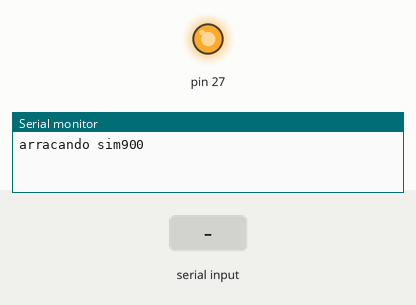
A sketch run on a simulated Arduino Mega 2560, built with avr-gcc and run on an emulated ATmega2560. On the bench: output pins drawn as LEDs (lit = HIGH), the last lines printed to the serial monitor. Inputs (shaded band) come from the test bench. The modem accepts every AT command (registered, SIM ready, sends succeed) and sends nothing else.

Above: at 0.1 s.
At 12.2 s:
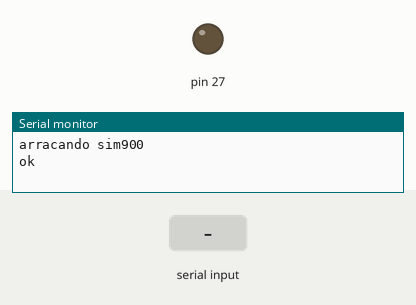
12.3 s: "1\n" received over Serial
13.8 s: "1\n" received over the second serial link
Timing chart, 0 to 16.8 s (numbered marks = the images above; inputs shaded):
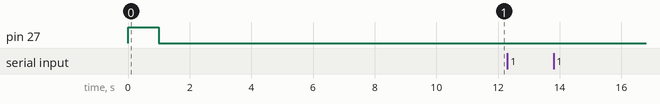

The sketch:

PostHttpClient.ino
```cpp
/**
   PostHTTPClient.ino

    Created on: 21.11.2016

*/

#include <Arduino.h>

#define SERVER_IP "http://devpablo.com/Home/Estados.php"


void setup() {

  Serial.begin(115200);
Serial2.begin(9600);

pinMode(27, OUTPUT);

  Serial.println();
  Serial.println();
  Serial.println();

Serial.println("arracando sim900");
    digitalWrite(27, HIGH);
    delay(1000); //Retardo para que encuentra a una RED
    digitalWrite(27, LOW);
delay(10000);
  Serial2.print("AT");
  Serial.println("ok");
}

String header = "";
bool lineComplete = false;
String serialStr = "";

void loop() {


  if (Serial.available())  //Si hay caracteres en puerto serial por hardware
  {
    char c = Serial.read();  //leer carecteres en puerto serial por hardware

    if (c = '\n') {
      Serial2.println(serialStr);  //Mostras los caracteres obtenidos
      serialStr = "";
    } else {
      serialStr += c;
    }
  }


  while (Serial2.available() )//& lineComplete == false)  //si hay caracteres disponibles en el puerto serial por software
  {
    char caracter = Serial2.read();  //leer carecteres en puerto serial por software
    Serial.write(caracter);         // print it out the serial monitor

    // header += caracter;
    // if (caracter == '\n') {  // if the byte is a newline character
    //   lineComplete = true;
    //   header.trim();
    //   //Serial.println(">" + header + "<");
    //   if (header == "Call Ready") {
    //     Serial.println("modo_recibe_mensaje...");
    //     modo_recibe_mensaje();
    //   }
    // }
  }


}

void modo_recibe_mensaje() {
  //Configura el modo texto para enviar o recibir mensajes
  Serial2.print("AT+CMGF=1\r");  // set SMS mode to text
  delay(100);

  Serial2.print("AT+CNMI=2,2,0,0,0\r");

  // blurt out contents of new SMS upon receipt to the GSM shield's serial out
  delay(1000);
}
```
